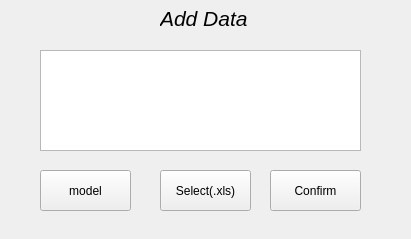
<?xml version="1.0" encoding="UTF-8"?>
<ui version="4.0">
 <class>AddRecord</class>
 <widget class="QWidget" name="AddRecord">
  <property name="geometry">
   <rect>
    <x>0</x>
    <y>0</y>
    <width>411</width>
    <height>239</height>
   </rect>
  </property>
  <property name="windowTitle">
   <string>Form</string>
  </property>
  <widget class="QPushButton" name="pushButton">
   <property name="geometry">
    <rect>
     <x>160</x>
     <y>170</y>
     <width>91</width>
     <height>41</height>
    </rect>
   </property>
   <property name="text">
    <string>Select(.xls)</string>
   </property>
  </widget>
  <widget class="QTextEdit" name="textEdit">
   <property name="geometry">
    <rect>
     <x>40</x>
     <y>50</y>
     <width>321</width>
     <height>101</height>
    </rect>
   </property>
  </widget>
  <widget class="QPushButton" name="pushButton_2">
   <property name="geometry">
    <rect>
     <x>270</x>
     <y>170</y>
     <width>91</width>
     <height>41</height>
    </rect>
   </property>
   <property name="text">
    <string>Confirm</string>
   </property>
  </widget>
  <widget class="QPushButton" name="pushButton_3">
   <property name="geometry">
    <rect>
     <x>40</x>
     <y>170</y>
     <width>91</width>
     <height>41</height>
    </rect>
   </property>
   <property name="text">
    <string>model</string>
   </property>
  </widget>
  <widget class="QLabel" name="label">
   <property name="geometry">
    <rect>
     <x>160</x>
     <y>10</y>
     <width>111</width>
     <height>16</height>
    </rect>
   </property>
   <property name="font">
    <font>
     <family>Arial</family>
     <pointsize>16</pointsize>
     <italic>true</italic>
    </font>
   </property>
   <property name="text">
    <string>Add Data</string>
   </property>
  </widget>
 </widget>
 <resources/>
 <connections/>
</ui>
